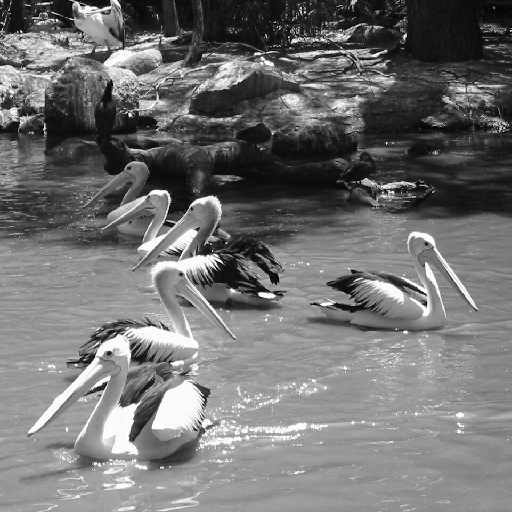
%> input picture 영상처리/matlab/images/pelicans.tif, 512 x 512 px
$ octave c5p38.m   (GNU Octave 9; MATLAB toolbox functions it lacks are replaced by stand-ins)
%> lines starting %> are read from the running program, lines starting %| are printed output that depends on the picture
 p=imread('pelicans.tif');
%> p is the input picture: size 512x512 uint8; min 0, max 255, mean 113.5
 u=fspecial('unsharp',0.5);
 pu=filter2(u,p);
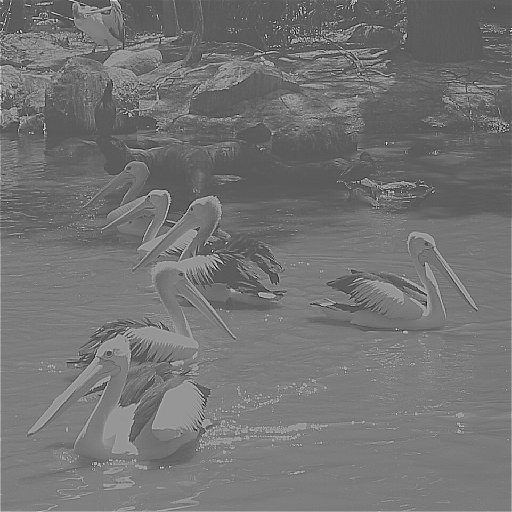
%> pu: size 512x512 double; min -351.7, max 672, mean 114.3; drawn with min black and max white
 figure(1),imshow(p),figure(2),imshow(pu/255)
%> after `imshow(pu/255)`:
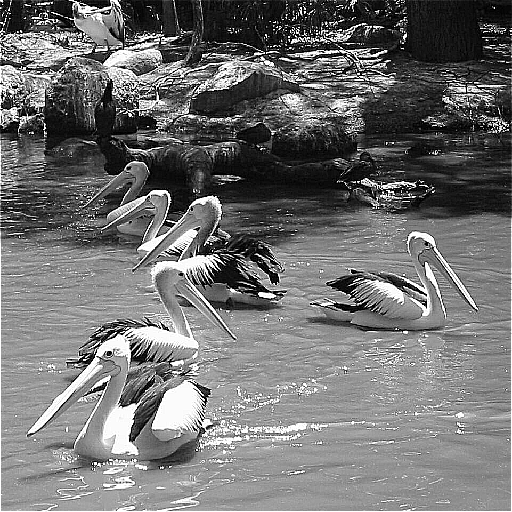
%> displayed picture: size 512x512, on the screen's scale of 0 to 255; min 0, max 255, mean 113.4

$ run again, with 영상처리/matlab/images/bacteria.tif copied over 영상처리/matlab/images/pelicans.tif
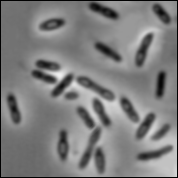
%> input picture 영상처리/matlab/images/bacteria.tif, 178 x 178 px
%> p is the input picture: size 178x178 uint8; min 0, max 239, mean 125.8
%> `pu=filter2(u,p);`:
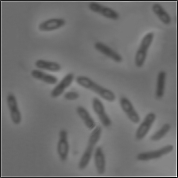
%> pu: size 178x178 double; min -211.7, max 559.3, mean 125.8; drawn with min black and max white
%> `imshow(pu/255)`:
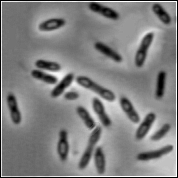
%> displayed picture: size 178x178, on the screen's scale of 0 to 255; min 0, max 255, mean 128.2

$ run again, with 영상처리/matlab/images/blocks.tif copied over 영상처리/matlab/images/pelicans.tif
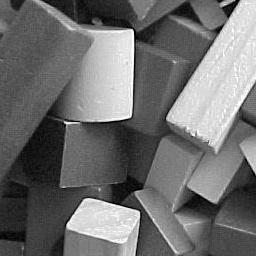
%> input picture 영상처리/matlab/images/blocks.tif, 256 x 256 px
%> p is the input picture: size 256x256 uint8; min 0, max 255, mean 110.3
%> `pu=filter2(u,p);`:
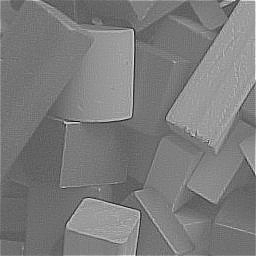
%> pu: size 256x256 double; min -326.7, max 573, mean 111.8; drawn with min black and max white
%> `imshow(pu/255)`:
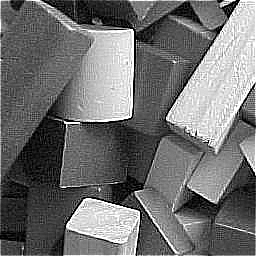
%> displayed picture: size 256x256, on the screen's scale of 0 to 255; min 0, max 255, mean 111.4
